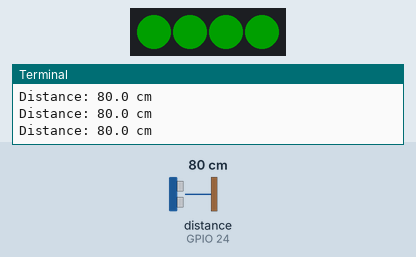
Simulated run of this program. Board: Raspberry Pi (BCM pin numbers). On the bench: 4 RGB LEDs in strip order, left to right, the last lines printed to the terminal. Inputs (shaded band) come from the test bench; at power-on: distance to the obstacle (sensor on GPIO 24) 80 cm. The echo pulse lasts 58.3 µs per cm; dim RGB values are drawn brighter than linear; the clock reads 2024-03-15 10:24:30 at power-on unless the program sets it.

Above: at 1.2 s.
1.3 s: distance to the obstacle (sensor on GPIO 24) set to 55 cm
2.8 s: distance to the obstacle (sensor on GPIO 24) set to 44 cm
At 4.0 s:
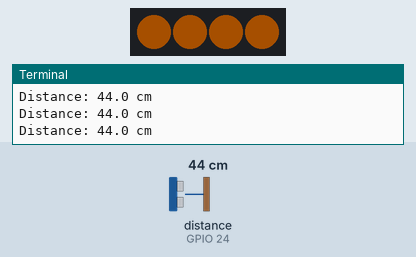
4.3 s: distance to the obstacle (sensor on GPIO 24) set to 2 cm
At 4.8 s:
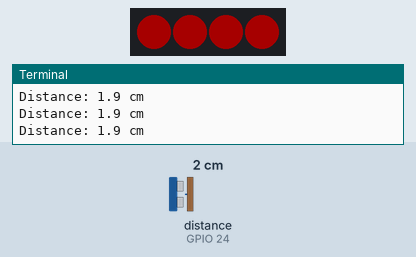
5.8 s: distance to the obstacle (sensor on GPIO 24) set to 60 cm
At 6.7 s:
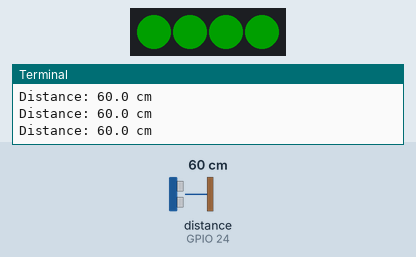
7.3 s: distance to the obstacle (sensor on GPIO 24) set to 4 cm
At 7.9 s:
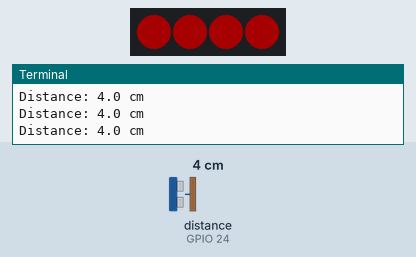
Timing chart, 0 to 9.8 s (numbered marks = the images above; inputs shaded):
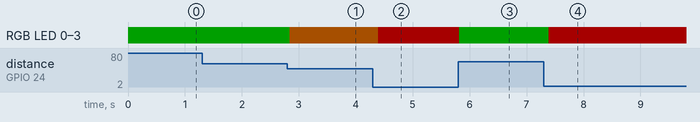

The program:

example.py
```python
# Uses Raspberry Pi GPIO and rpi_ws281x to ping the HC‑SR04, print distance readings, and drive the onboard NeoPixels to show a color based on range.
#
# Buy this module: https://shillehtek.com/products/shillehtek-hc-sr04-with-rgb-light-distance
# Full manual: https://shillehtek.com/blogs/shillehtek-product-manuals/shillehtek-hc-sr04-with-rgb-light-distance-manual
# More examples: https://github.com/shillehbean/shillehtek-examples
#

# Install: sudo pip3 install rpi_ws281x --break-system-packages
# Run:     sudo python3 hcsr04_rgb.py
# Wiring:  Trig=GPIO23, Echo=GPIO24 (via divider), RGB_IN=GPIO18 (via shifter).

import time
import RPi.GPIO as GPIO
from rpi_ws281x import PixelStrip, Color

TRIG = 23
ECHO = 24

NUM_LEDS  = 4
LED_PIN   = 18        # must be PWM-capable
LED_FREQ  = 800000
LED_DMA   = 10
LED_INV   = False
LED_BRT   = 40
LED_CH    = 0

strip = PixelStrip(NUM_LEDS, LED_PIN, LED_FREQ, LED_DMA, LED_INV, LED_BRT, LED_CH)
strip.begin()

GPIO.setmode(GPIO.BCM)
GPIO.setup(TRIG, GPIO.OUT, initial=GPIO.LOW)
GPIO.setup(ECHO, GPIO.IN)

def ping_cm():
    GPIO.output(TRIG, True); time.sleep(1e-5); GPIO.output(TRIG, False)
    t0 = time.time()
    while GPIO.input(ECHO) == 0 and time.time() - t0 < 0.03: start = time.time()
    while GPIO.input(ECHO) == 1 and time.time() - t0 < 0.06: stop  = time.time()
    try:
        return (stop - start) * 17150.0
    except UnboundLocalError:
        return -1.0

def set_all(color):
    for i in range(NUM_LEDS):
        strip.setPixelColor(i, color)
    strip.show()

try:
    while True:
        cm = ping_cm()
        print(f"Distance: {cm:.1f} cm")
        if cm < 0:        set_all(Color(0, 0, 50))
        elif cm < 15:     set_all(Color(255, 0, 0))
        elif cm < 50:     set_all(Color(255, 120, 0))
        else:             set_all(Color(0, 200, 0))
        time.sleep(0.1)
except KeyboardInterrupt:
    set_all(Color(0, 0, 0))
    GPIO.cleanup()
```

Measured:
- the behaviour switches between 50 and 49 cm on distance to the obstacle (sensor on GPIO 24) (found by bisection; images 0 and 1)
- after the input at 2.8 s, RGB LED 0–3: RGB(0, 32, 0) → RGB(40, 19, 0) at once
- after the input at 4.3 s, RGB LED 0–3: RGB(40, 19, 0) → RGB(40, 0, 0) after 0.10 s
- after the input at 5.8 s, RGB LED 0–3: RGB(40, 0, 0) → RGB(0, 32, 0) at once
- after the input at 7.3 s, RGB LED 0–3: RGB(0, 32, 0) → RGB(40, 0, 0) after 0.09 s
